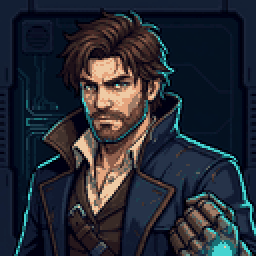
#> input picture assets/ui/portraits/levy.png, 128 x 128 px, given in place of levy_apose_v1_1795400972104.jpg, which was not available (shown 2 times larger)
$ python prep_story_ui_assets.py
#> lines starting #> are read from the running program, lines starting #| are printed output that depends on the picture
#!/usr/bin/env python3
"""Prepares Story Bible concept art, pixel-quantized character portraits, and Title Screen
key art for *VELOCITY // BREAKER*.

Produces:
  - raw_assets/concepts/levy_apose_v1.png (padded clean A-pose for TRELLIS.2)
  - raw_assets/concepts/levy_apose_v2.png
  - assets/ui/portraits/levy.png      (128x128 crisp pixel-art portrait, facing right w/ left gauntlet)
  - assets/ui/portraits/mina.png      (128x128 crisp pixel-art portrait)
  - assets/ui/portraits/barnaby.png   (128x128 crisp pixel-art portrait)
  - assets/ui/portraits/vulcanus.png  (128x128 crisp pixel-art portrait)
  - assets/ui/title_key_art.png       (640x360 pixel-art quantized wide Title Screen backdrop)
"""

from __future__ import annotations

import pathlib
from PIL import Image, ImageEnhance, ImageOps

BRAIN_DIR = pathlib.Path(
    "/Users/fterry/.gemini/antigravity-cli/brain/4a32465e-0d6f-43c7-abd3-81f5f97790ee"
)
CONCEPTS_DIR = pathlib.Path("raw_assets/concepts")
PORTRAITS_DIR = pathlib.Path("assets/ui/portraits")
UI_DIR = pathlib.Path("assets/ui")


def pad_apose(src: pathlib.Path, dst: pathlib.Path) -> None:
    with Image.open(src) as img:
        rgb = img.convert("RGB")
        bg = rgb.getpixel((4, 4))
        w, h = rgb.size
        pad_x = int(w * 0.08)
        pad_y = int(h * 0.08)
        out = Image.new("RGB", (w + pad_x * 2, h + pad_y * 2), bg)
        out.paste(rgb, (pad_x, pad_y))
        dst.parent.mkdir(parents=True, exist_ok=True)
        out.save(dst, format="PNG")
        print(f"[prep_ui] wrote {dst} ({out.size})")


def pixelize_portrait(src: pathlib.Path, dst: pathlib.Path, flip_h: bool = False) -> None:
    with Image.open(src) as img:
        rgb = img.convert("RGB")
        if flip_h:
            rgb = ImageOps.mirror(rgb)
        # Center-crop square
        w, h = rgb.size
        side = min(w, h)
        sq = rgb.crop(((w - side) // 2, (h - side) // 2, (w + side) // 2, (h + side) // 2))
        # Downsample cleanly to crisp 128x128 sprite portrait + subtle 64-color pixel palette
        low = sq.resize((128, 128), Image.Resampling.LANCZOS)
        low = ImageEnhance.Contrast(low).enhance(1.06)
        quant = low.quantize(colors=64, method=Image.Quantize.MEDIANCUT, dither=Image.Dither.NONE).convert("RGBA")
        dst.parent.mkdir(parents=True, exist_ok=True)
        quant.save(dst, format="PNG", optimize=True)
        print(f"[prep_ui] wrote {dst} ({quant.size})")


def pixelize_title_key_art(src: pathlib.Path, dst: pathlib.Path) -> None:
    with Image.open(src) as img:
        rgb = img.convert("RGB")
        # Fit exact 16:9 -> 640x360 virtual pixel canvas resolution
        target_ratio = 640 / 360
        w, h = rgb.size
        if w / h > target_ratio:
            new_w = int(h * target_ratio)
            left = (w - new_w) // 2
            rgb = rgb.crop((left, 0, left + new_w, h))
        else:
            new_h = int(w / target_ratio)
            top = (h - new_h) // 2
            rgb = rgb.crop((0, top, w, top + new_h))
        # Downsample to 640x360, keep crisp vibrant colors slightly dimmed so menu card pops
        resized = rgb.resize((640, 360), Image.Resampling.LANCZOS)
        resized = ImageEnhance.Brightness(resized).enhance(0.78)
        resized = ImageEnhance.Contrast(resized).enhance(1.10)
        quant = resized.quantize(colors=96, method=Image.Quantize.MEDIANCUT, dither=Image.Dither.NONE).convert("RGB")
        dst.parent.mkdir(parents=True, exist_ok=True)
        quant.save(dst, format="PNG", optimize=True)
        print(f"[prep_ui] wrote {dst} ({quant.size})")


def main() -> None:
    pad_apose(
        BRAIN_DIR / "levy_apose_v1_1795400972104.jpg",
        CONCEPTS_DIR / "levy_apose_v1.png",
    )
#> in pad_apose, img is the input picture: PIL image 128x128 RGBA; mean R, G, B, A 37.5, 41.6, 51.2, 255
#> in pad_apose, `bg = rgb.getpixel((4, 4))`: bg = (19, 31, 52)
#> in pad_apose, `out = Image.new("RGB", (w + pad_x * 2, h + pad_y * 2), bg)`:
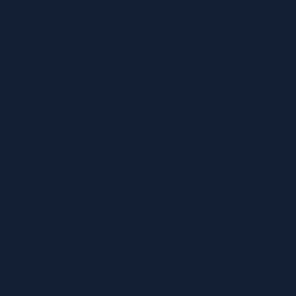
#> out: PIL image 148x148 RGB (shown 2 times larger); mean R, G, B 19, 31, 52
#> in pad_apose, `out.paste(rgb, (pad_x, pad_y))`:
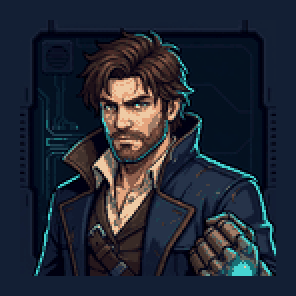
#> out: PIL image 148x148 RGB (shown 2 times larger); mean R, G, B 32.8, 38.9, 51.4
#| [prep_ui] wrote raw_assets/concepts/levy_apose_v1.png ((148, 148))
    pad_apose(
        BRAIN_DIR / "levy_apose_v2_1795400983981.jpg",
        CONCEPTS_DIR / "levy_apose_v2.png",
    )
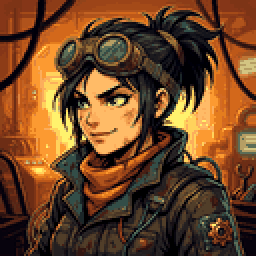
#> input picture assets/ui/portraits/mina.png, 128 x 128 px, given in place of levy_apose_v2_1795400983981.jpg, which was not available (shown 2 times larger)
#> in pad_apose, img is the input picture: PIL image 128x128 RGBA; mean R, G, B, A 109.2, 68.8, 37, 255
#> in pad_apose (call 2), `bg = rgb.getpixel((4, 4))`: bg = (125, 52, 22)
#> in pad_apose (call 2), `out = Image.new("RGB", (w + pad_x * 2, h + pad_y * 2), bg)`:
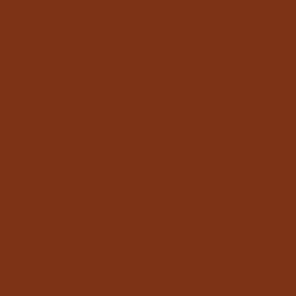
#> out: PIL image 148x148 RGB (shown 2 times larger); mean R, G, B 125, 52, 22
#> in pad_apose (call 2), `out.paste(rgb, (pad_x, pad_y))`:
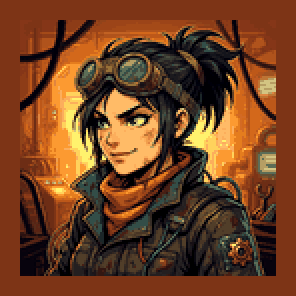
#> out: PIL image 148x148 RGB (shown 2 times larger); mean R, G, B 113.2, 64.6, 33.2
#| [prep_ui] wrote raw_assets/concepts/levy_apose_v2.png ((148, 148))
    # Mirror Levy portrait so he faces right AND his glowing cyan Rift gauntlet sits on his LEFT arm!
    pixelize_portrait(
        BRAIN_DIR / "portrait_levy_1795400974530.jpg",
        PORTRAITS_DIR / "levy.png",
        flip_h=True,
    )
#> in pixelize_portrait, `rgb = ImageOps.mirror(rgb)`:
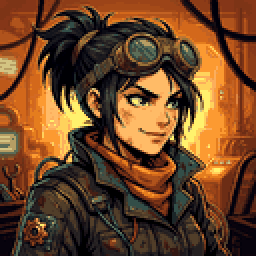
#> rgb: PIL image 128x128 RGB (shown 2 times larger); mean R, G, B 109.2, 68.8, 37
#| [prep_ui] wrote assets/ui/portraits/levy.png ((128, 128))
    pixelize_portrait(
        BRAIN_DIR / "portrait_mina_1795400983852.jpg",
        PORTRAITS_DIR / "mina.png",
    )
    pixelize_portrait(
        BRAIN_DIR / "portrait_barnaby_1795400992699.jpg",
        PORTRAITS_DIR / "barnaby.png",
    )
    pixelize_portrait(
        BRAIN_DIR / "portrait_vulcanus_1795401004337.jpg",
        PORTRAITS_DIR / "vulcanus.png",
    )
    pixelize_title_key_art(
        BRAIN_DIR / "title_key_art_1795401013221.jpg",
        UI_DIR / "title_key_art.png",
    )


if __name__ == "__main__":
#> (the run stopped early here; a loop or call above may not have finished)
